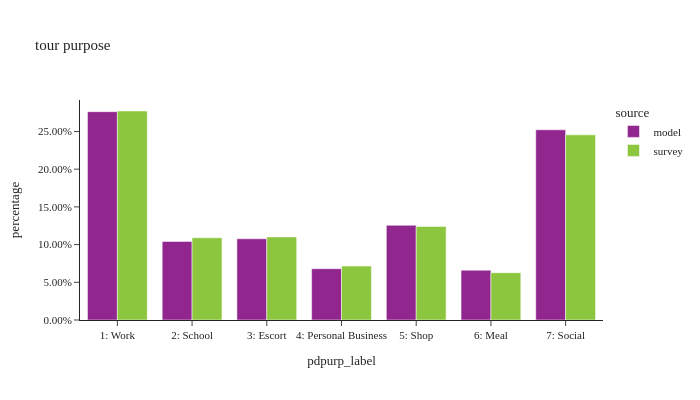

Write notebook code for a chart like this one.
### Code cell
tour_stats(df_tour,'pdpurp_label','tour purpose')

### Figure 1 — Plotly figure (JSON) as saved in the notebook; plotly's stock layout.template omitted (floating-point values rounded to 4 significant figures)
{"data": [{"alignmentgroup": "True", "customdata": [[384176], [1607491], [606064], [395791], [730736], [1467543], [626917]], "hovertemplate": "source=model<br>pdpurp_label=%{x}<br>percentage=%{y}<br>sample count=%{customdata[0]}<extra></extra>", "legendgroup": "model", "marker": {"color": "#91268F", "pattern": {"shape": ""}}, "name": "model", "offsetgroup": "model", "orientation": "v", "showlegend": true, "textposition": "auto", "type": "bar", "x": ["6: Meal", "1: Work", "2: School", "4: Personal Business", "5: Shop", "7: Social", "3: Escort"], "xaxis": "x", "y": [0.06602, 0.2763, 0.1042, 0.06802, 0.1256, 0.2522, 0.1077], "yaxis": "y"}, {"alignmentgroup": "True", "customdata": [[2096], [586], [1004], [658], [609], [605], [1884]], "hovertemplate": "source=survey<br>pdpurp_label=%{x}<br>percentage=%{y}<br>sample count=%{customdata[0]}<extra></extra>", "legendgroup": "survey", "marker": {"color": "#8CC63E", "pattern": {"shape": ""}}, "name": "survey", "offsetgroup": "survey", "orientation": "v", "showlegend": true, "textposition": "auto", "type": "bar", "x": ["7: Social", "6: Meal", "5: Shop", "3: Escort", "2: School", "4: Personal Business", "1: Work"], "xaxis": "x", "y": [0.2455, 0.06269, 0.1241, 0.1101, 0.109, 0.07146, 0.2771], "yaxis": "y"}], "layout": {"barmode": "group", "font": {"size": 11}, "height": 400, "legend": {"title": {"text": "source"}, "tracegroupgap": 0}, "title": {"text": "tour purpose"}, "width": 700, "xaxis": {"anchor": "y", "categoryorder": "category ascending", "domain": [0.0, 1.0], "dtick": 1, "title": {"text": "pdpurp_label"}}, "yaxis": {"anchor": "x", "domain": [0.0, 1.0], "tickformat": ".2%", "title": {"text": "percentage"}}}}
